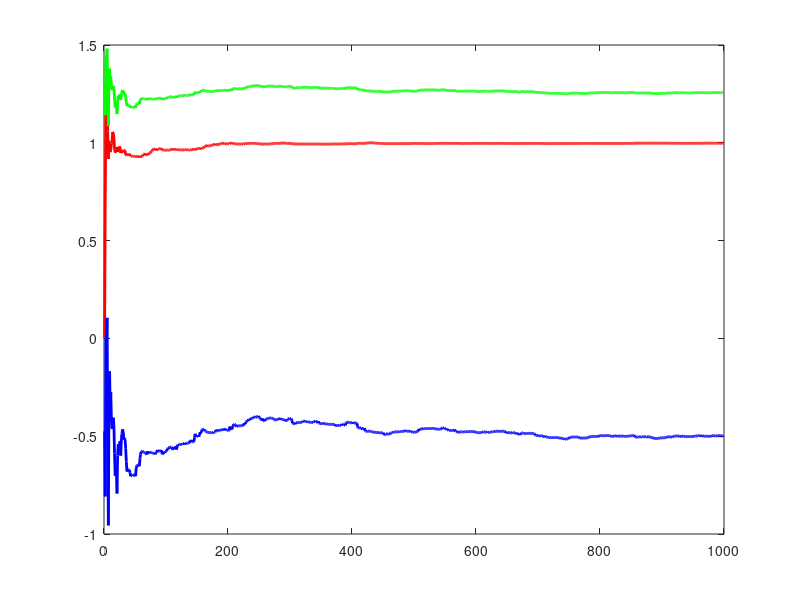

Recreate this plot in MATLAB. (Note: this script raises an error after producing the figure.)
% Parameters
N = 1000;

a_desired = 1; 
b_desired = 0.5;
c_desired = -0.5;

u = ones(N, 1);
y = zeros(N, 1);
E = load("e.mat");
e = E(1).e;

for t = 2:N
    u(t) = -0.2 * y(t);
    y(t) = -a_desired * y(t-1) + b_desired * u(t-1) + c_desired * e(t-1) + e(t);
end

theta_hat = zeros(3, 1); % [a, b, c]
P = 100 * eye(3);
phi = zeros(3, 1);

theta_store = zeros(3, N);
for t = 2:N
    phi = [-y(t-1); u(t-1); e(t-1)];
    error = y(t) - phi' * theta_hat;
    P = P - (P*phi*phi'*P)/(1 + phi'*P*phi);
    K = P*phi;
    theta_hat = theta_hat + K * error;
    theta_store(:, t) = theta_hat;
end

figure;
plot(theta_store(1, 2:N), 'r', 'LineWidth', 2);
hold on;
plot(theta_store(2, 2:N), 'g', 'LineWidth', 2);
plot(theta_store(3, 2:N), 'b', 'LineWidth', 2);
yline(a_desired, '--r', 'Desired a');
yline(b_desired, '--g', 'Desired b');
yline(c_desired, '--b', 'Desired c');
xlabel('Sample');
legend('a estimate', 'b estimate', 'c estimate', 'Location', 'Southeast');
title('RLS Algorithm with 0.2*y feedback');
grid on;
f = gcf;
exportgraphics(f,'Y_0_20.png');

